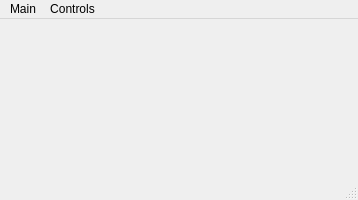
<?xml version="1.0" encoding="UTF-8"?>
<ui version="4.0">
 <class>MainWindow</class>
 <widget class="QMainWindow" name="MainWindow">
  <property name="geometry">
   <rect>
    <x>0</x>
    <y>0</y>
    <width>358</width>
    <height>200</height>
   </rect>
  </property>
  <property name="minimumSize">
   <size>
    <width>0</width>
    <height>0</height>
   </size>
  </property>
  <property name="windowTitle">
   <string>Room Control</string>
  </property>
  <property name="windowIcon">
   <iconset resource="Images.qrc">
    <normaloff>:/nano</normaloff>:/nano</iconset>
  </property>
  <property name="styleSheet">
   <string notr="true"/>
  </property>
  <widget class="QWidget" name="centralWidget"/>
  <widget class="QMenuBar" name="menuBar">
   <property name="geometry">
    <rect>
     <x>0</x>
     <y>0</y>
     <width>358</width>
     <height>29</height>
    </rect>
   </property>
   <widget class="QMenu" name="menuMain">
    <property name="title">
     <string>Main</string>
    </property>
    <addaction name="actionClose"/>
   </widget>
   <widget class="QMenu" name="menuControls">
    <property name="title">
     <string>Controls</string>
    </property>
    <addaction name="actionSwitch"/>
   </widget>
   <addaction name="menuMain"/>
   <addaction name="menuControls"/>
  </widget>
  <widget class="QStatusBar" name="statusBar"/>
  <action name="actionAbrir">
   <property name="text">
    <string>Abrir</string>
   </property>
  </action>
  <action name="actionClose">
   <property name="text">
    <string>Close</string>
   </property>
  </action>
  <action name="actionSwitch">
   <property name="checkable">
    <bool>true</bool>
   </property>
   <property name="text">
    <string>Switch</string>
   </property>
  </action>
 </widget>
 <layoutdefault spacing="6" margin="11"/>
 <resources>
  <include location="Images.qrc"/>
 </resources>
 <connections/>
</ui>
